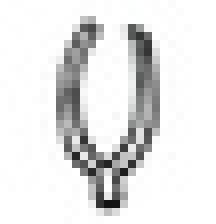
#> input picture 0707/practice_0707/round.jpg, 27 x 28 px, shrunk from 393 x 400 before the run, found by its file name (shown 8 times larger)
$ python answer.py
#> lines starting #> are read from the running program, lines starting #| are printed output that depends on the picture
#1.임포트
import os, cv2
import matplotlib.pyplot as plt
import numpy as np

#2.함수
#1.이미지 피라미드 => 타겟이미지의 크기를 자동으로 작->큰 변환하면서 비교
#타겟이미지가 배경이미지보다 크거나, 너무 작은 경우 탐색을 잘 하기 위해서 크기를 변경
def image_pyramid(target_image, scale=0.8, min_size=(10, 10)):
    #이미지를 크기별로 축소->확대
    #이 이미지를 리스트에 담아서 보관
    pyramid = []                    #이미지 샘플 리스트 만듦
    pyramid.append(target_image)    #원본 이미지가 먼저 들어감

    #일정한 비율로 줄이거나 늘림 => 일정한 비율(scale)로 줄임
    while True:
        #피라미드에 가장 마지막으로 들어간 이미지를 temp라고 부름
        temp = pyramid[-1]
        #temp의 가로 * 0.8, temp의 세로 * 0.8 ....> 마지막 10, 10보다 작아지면 중단
        h, w = temp.shape[:2]
        new_h = int(h*0.8)
        new_w = int(w*0.8)
        #새로 찾은 new_w, new_h가 최소 사이즈(10,10)보다 작은가?
        #작으면 -> break
        if new_h < min_size[1] or new_w < min_size[0]:
            break
        resized = cv2.resize(temp, (new_w, new_h))
        pyramid.append(resized)

    return pyramid


#2.슬라이딩 윈도우
#input = 배경이미지 + 타겟이미지 + 옆으로 몇 칸 밀면서 비교할거니?(step)
def sliding(back, target, step=4):
    #배경이미지의 크기가 타겟 이미지의 크기보다 커야함.
    bh, bw = back.shape[:2]
    th, tw = target.shape[:2]
    if bh < th or bw < tw: #배경이미지가 타겟이미지보다 작은경우
        return -1, None   #2개의 '실패'값을 돌려줌

    #정교한 비교 < 정규화(normalized) 0~1 일정한 범위내로 만듦 0~255
    #(원본 - 평균 / 표준편차)
    target_f = target.astype('float32')
    target_n = target_f - target_f.mean() #원본 - 평균
    target_std = target_f.std() + 1e-5 #표준편차 구하기

    #초기화(리턴할 값 / 최고 유사도, 최고의 위치)
    #-1, None, => 관련없는 값으로 '초기화'
    best_score, best_loc = -1, None

    for y in range(0, bh-th+1, step):
        for x in range(0, bw-tw+1, step):
            window = back[y:y+th, x:x+tw].astype('float32')
            window_n = window - window.mean()
            window_std = window.std() + 1e-5
            #데이터 간의 상관관계 구하기
            score = np.sum(window_n * target_n) / (window_std * target_std * th * tw)

            if score > best_score:
                best_score = score
                best_loc = (x, y)
    return best_score, best_loc


#따로 함수로 만들것인가? -> 함수가 image_pyramid, sliding 관리
#그냥 진입점에서 실행시킬 것인가? image_pyramid, sliding 실행
def sliding_scan(back, target):
    #1. 이미지 피라미드를 실행해서 이미지 샘플을 얻는다.
    #pyramid = [target, target*0.8, target*0.8*0.8, ...]
    pyramid = image_pyramid(target,
                  scale=0.8,
                  min_size=(10, 10))

    #모든 샘플 이미지를 통틀어서 가장 좋은 결과
    best_score = -1
    best_loc = None

    #최종 시각화, 몇 배율 가장 좋았니? / 최종 샘플 너비*높이
    best_scale = 1.0
    best_shape = None #(x, y)

    #2. 이미지 피라미드 안의 샘플(사이즈)별로 스캔(슬라이딩)을 한다.
    for sample in pyramid:
        score, loc = sliding(back, sample)
        #기존 sample의 best보다 현재 sample의 score가 더 좋은경우
        #현재 score로 best를 갱신
        if best_score < score :
            best_score = score
            best_loc = loc
            best_scale = back.shape[1] / sample.shape[1]
            best_shape = sample.shape
    print(f'최고 유사도 {best_score:.2f}, 축소배율 : {best_scale:.2f}')

    #3.최종적으로 best matching을 얻는다.
    return best_score, best_loc

#3.진입점
if __name__ == '__main__':
    #함수 -> input(자료형), output(자료형)
    target_path = r'C:\Users\jeong\Desktop\OpenCV_L\round.jpg'
    target_image = cv2.imread(target_path)
#> target_image is the input picture: shape (28, 27, 3); mean B, G, R 229, 229.1, 229
    target_image = cv2.cvtColor(target_image, cv2.COLOR_BGR2GRAY)
#> target_image: shape (28, 27)

    back_path = r'C:\Users\jeong\Desktop\OpenCV_L\hidePic.jpg'
    back_image = cv2.imread(back_path)
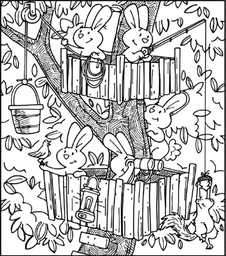
#> input picture 0707/practice_0707/hidePic.jpg, 226 x 256 px, shrunk from 3280 x 3715 before the run, found by its file name
#> back_image is the input picture: shape (256, 226, 3); mean B, G, R 191.2, 191.3, 191.2
    back_image = cv2.cvtColor(back_image, cv2.COLOR_BGR2GRAY)
#> back_image: shape (256, 226)
    best_score, best_loc = sliding_scan(back_image, target_image)
#> the loop in image_pyramid, `while True:` made 4 passes
#> pass 1, in image_pyramid, `resized = cv2.resize(temp, (new_w, new_h))`:
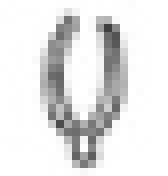
#> resized: shape (22, 21) (shown 8 times larger); min 62, max 255, mean 228.8
#> after the loop in image_pyramid, `while True:`: pyramid = 4 items
#> the loop in sliding_scan, `for sample in pyramid:` made 4 passes
#> (th in sliding, tw in sliding, target_std in sliding, score, best_scale) on passes 1 to 4: (28, 27, 53.28, 0.328, 8.37), (22, 21, 46.93, 0.376, 10.76), (17, 16, 41.95, 0.46, 14.12), (13, 12, 36.62, 0.495, 18.83)
#> pass 2, in sliding (call 2), `target_n = target_f - target_f.mean()`:
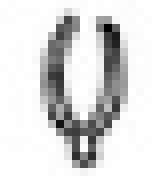
#> target_n: shape (22, 21) float32 (shown 8 times larger); min -166.8, max 26.21, mean 0; drawn with min black and max white
#> after the loop in sliding_scan, `for sample in pyramid:`: best_scale = 18.83; best_score = 0.495
#| 최고 유사도 0.50, 축소배율 : 18.83
#> best_score = 0.495; best_loc = (152, 204)


    # [5 lines of commented-out code are left out]
